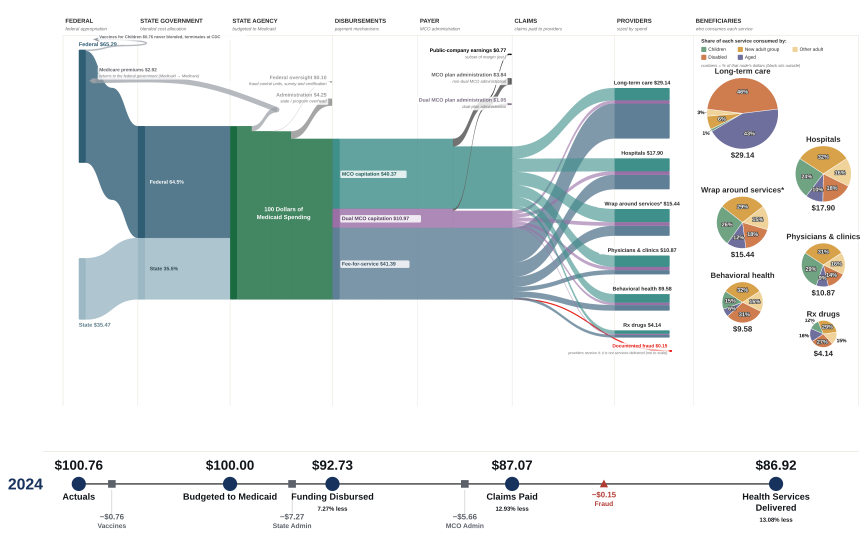
#> input picture reference_renders/national_2024_combined.png, 2600 x 1674 px (shown at 1/3 size)
$ python make_figs.py
#> lines starting #> are read from the running program, lines starting #| are printed output that depends on the picture
### outflows.py
# outflows.py — the outflow ledger.
#
# JW, 2026-08-29: "We really need to store the beginnings and endpoints of the
# outflows in the ledger so that we don't keep getting confused like that."
#
# Every outflow on every artifact is declared here once: where it leaves the
# flow, which edge it leaves from, and where it terminates. Both builders read
# this. Nothing about an outflow's geometry is written twice, so the two
# diagrams cannot drift apart the way Medicare premiums did.

# Column boundaries. These are the spine of the whole layout: checkpoints,
# terminals and right-aligned labels all key off them.
COLS = {
    # D-87, JW 2026-09-25. State government -10% and Disbursements -10%; the 50
    # units recovered go to the LEFT MARGIN, which is what the first anchor's
    # label needed — it was running two units off the edge of the canvas. PAYER
    # onward is deliberately untouched at 1060 / 1300 / 1560 / 1760 / 2180, so
    # the right two-thirds of the panel, and every crop that cuts it, is where
    # it was. Widths are frozen again from here (1.2); they are not derived
    # from anything, and never were.
    "FEDERAL":     (160, 350),
    "STATE_GOVT":  (350, 584),
    "STATE_AGENCY": (584, 844),
    "DISBURSE":    (844, 1060),
    "PAYER":       (1060, 1300),
    "CLAIMS":      (1300, 1560),
    "PROVIDERS":   (1560, 1760),
    "BENEFICIARY": (1760, 2180),
}


def _at(col, off):
    """A peel's trunk x, as an offset from its own column's LEFT edge.

    These were absolute canvas positions. That is fine for exactly as long as
    the spine never moves, and when D-87 moved four column boundaries every one
    of them had to be found and re-typed by hand across four files — which is
    the definition of brittle. An offset moves with its column and cannot be
    left behind.
    """
    return float(COLS[col][0]) + off

# class:   "ordinary" = exists under prior law | "hr1" = P.L. 119-21
# edge:    "top" = peels up (ordinary) | "bottom" = peels down (HR-1)
# ret:     True = returns to an earlier column. The ONLY sanctioned exception to
#          S-055's downstream rule, and only where the money genuinely goes back.
OUTFLOWS = {
    # ---- ordinary leakage, both diagrams --------------------------------
    "Administration": dict(
        cls="ordinary", src="STATE_AGENCY", edge="top", src_x=_at("STATE_AGENCY", 55),
        term_col="STATE_AGENCY", term_y=250, ret=False),
    # D-72. Terminates between Medicare's return at 134 and administration's
    # at 250, so resolve_bite_order deals it the middle slot and none of the
    # three cross. Without a declaration here it had no terminal height to sort
    # on and the solver put it wherever, which crossings.py caught at once.
    "Federal oversight": dict(
        cls="ordinary", src="STATE_AGENCY", edge="top", src_x=_at("STATE_AGENCY", 105),
        term_col="STATE_AGENCY", term_y=206, ret=False),
    "Medicare premiums": dict(
        cls="ordinary", src="STATE_AGENCY", edge="top", src_x=_at("STATE_AGENCY", 155),
        term_col="FEDERAL", term_y=134, ret=True),
    "MCO plan administration": dict(
        cls="ordinary", src="PAYER", edge="top", src_x=None,
        term_col="PAYER", term_y=None, ret=False),
    "Dual MCO plan administration": dict(
        cls="ordinary", src="PAYER", edge="top", src_x=None,
        term_col="PAYER", term_y=None, ret=False),
    "Public-company earnings": dict(
        cls="ordinary", src="PAYER", edge="top", src_x=None,
        term_col="PAYER", term_y=None, ret=False),
    # D-71. Leaves the federal slope before the hundred is struck, and returns
    # in the sense that it never joins: it terminates at CDC. Declared here
    # because the tracker reads every decrement's origin from this table, and a
    # decrement with no declaration cannot be placed on the line.
    "Vaccines for Children": dict(
        cls="ordinary", src="FEDERAL", edge="top", src_x=_at("FEDERAL", 58),
        term_col="FEDERAL", term_y=None, ret=True),

    "Documented fraud": dict(
        cls="ordinary", src="CLAIMS", edge="bottom", src_x=_at("CLAIMS", 6),
        term_col="PROVIDERS", term_y=880, ret=False),

    # ---- HR-1, FY2030 only ----------------------------------------------
    # Provider tax limits sources from the FEDERAL band in the FEDERAL column.
    # The state band does NOT slide up to close the space: the gap between the
    # two bands IS the federal match that will never be drawn, and it stays
    # open through the state government column.
    # D-115, JW 28 September. Two arbitrary numbers were doing real damage.
    #
    # `term_y=560` pinned this tributary halfway up the federal column while
    # the other six drop below the HR-1 rule, so it read as stopping nowhere.
    # The reach is FEDERAL and stays FEDERAL — that is a claim about how far
    # the dollar gets, and it is right. How far DOWN it hangs is not a claim
    # about anything; it is layout, and it should say what the other six say:
    # HR-1 takes this out. Released to the solver.
    #
    # `src_x` at 66 units into the column put the bite at x=226 against the
    # vaccine peel's 218, so their markers landed on top of each other on the
    # number line and `render_v8_0.py` has been reporting them 4 units apart.
    # Where a tributary leaves the federal stream is equally arbitrary. Moved
    # to 140, which is clear of the vaccine peel and still inside the column.
    "Provider tax limits": dict(
        cls="hr1", src="FEDERAL", edge="fed_bottom", src_x=_at("FEDERAL", 140),
        term_col="FEDERAL", term_y=None, ret=False, label_side="end"),
    # THE FIVE STATE-AGENCY LEVERS, IN SOURCE ORDER (JW, 2026-09-11).
    # Source order equals terminal order, which is what fan_rows needs to pack
    # them without crossings once the terminals spread across four columns
    # (S-085). "Everything else" declares no reach, terminates shortest, and
    # therefore peels FIRST and takes the row nearest the HR-1 rule, where it
    # costs the least height.
    #
    # `label` is what the artifact prints. It exists because "Other" is already
    # the internal key of the wrap-around-services provider node, and two
    # different things under one string is how a detector goes blind (S-079,
    # S-076). One name, declared once, in one place.
    "Work reporting": dict(
        cls="hr1", src="STATE_AGENCY", edge="bottom", src_x=_at("STATE_AGENCY", 104),
        term_col="DISBURSE", term_y=None, ret=False,
        reach="DISBURSE"),
    "Six-month renewals": dict(
        cls="hr1", src="STATE_AGENCY", edge="bottom", src_x=_at("STATE_AGENCY", 138),
        term_col="PAYER", term_y=None, ret=False,
        reach="PAYER"),
    "Blocked Medicaid enrollment rule": dict(
        cls="hr1", src="STATE_AGENCY", edge="bottom", src_x=_at("STATE_AGENCY", 172),
        term_col="CLAIMS", term_y=None, ret=False,
        reach="CLAIMS", label="Medicaid enrollment rule suspended"),
    "Everything else": dict(
        cls="hr1", src="STATE_AGENCY", edge="bottom", src_x=_at("STATE_AGENCY", 206),
        term_col="STATE_AGENCY", term_y=None, ret=False, label="Other"),
    "Blocked senior enrollment rule": dict(
        cls="hr1", src="STATE_AGENCY", edge="bottom", src_x=_at("STATE_AGENCY", 240),
        # Pinned below the fan. It is the longest run on the panel — state
        # agency to the beneficiary column — and a tributary that crosses the
        # whole diagram has to pass UNDER everything that stops short of it or
        # it cuts them. The solver places by bite order and cannot know that;
        # directed payment caps bites higher and lands at 932, so an unpinned
        # row put this one 11 units under it and the two curves met at x=1475.
        # Declared as an offset BELOW THE FAN'S FIRST ROW, not as an absolute
        # canvas y. It was `term_y=1012.0`, which is only the right height on a
        # panel whose flow floor happens to put the HR-1 rule at 913.6. The
        # pin is a statement about this tributary's position relative to the
        # fan — far enough under directed payment caps that the two curves
        # clear — and that statement has to survive the rule moving. It did not
        # travel to the engine at all, whose rule sits elsewhere.
        term_col="BENEFICIARY", term_dy=80.4, ret=False, label_side="end",
        reach="BENEFICIARY", label="Medicare Savings rule suspended",
        # JW, 2026-09-25. This dollar would have paid a Medicare premium for a
        # dual eligible; when it is taken, the beneficiary pays it. It used to
        # terminate at the state agency, which is where it LEAVES, and the panel
        # then had no way to say where it LANDS. It runs to the beneficiary
        # column now, as an ordinary tributary, because that is the story the
        # money tells. EN-19 carried this as an open design question.
        #
        # The lifted label is no longer needed: it and "Other" stopped at the
        # same edge and their blocks stacked, and they no longer do.
        ),
    "Directed payment caps": dict(
        cls="hr1", src="CLAIMS", edge="bottom", src_x=_at("CLAIMS", 2),
        term_col="PROVIDERS", term_y=None, ret=False,
        # Its block sat twelve units under Blocked Medicaid's and immediately to
        # the right of it, so the two read as one label and the caps looked like
        # a clause of the enrollment rule (JW, 2026-09-11).
        label_dy=-30),
}

# Which column each subtraction is charged to on the bottom tracker. The amount
# is right-aligned to that column's right edge, so a reader can drop a vertical
# line from any subtraction on the flow to its figure on the tracker.
TRACKER_COL = {
    "Administration": "STATE_AGENCY",
    "Medicare premiums": "STATE_AGENCY",
    "Federal oversight": "STATE_AGENCY",
    "Vaccines for Children": "FEDERAL",
    "MCO plan administration": "PAYER",
    "Dual MCO plan administration": "PAYER",
    "Public-company earnings": "PAYER",
    "Documented fraud": "CLAIMS",
    "Provider tax limits": "FEDERAL",
    "Blocked senior enrollment rule": "STATE_AGENCY",
    "Work reporting": "STATE_AGENCY",
    "Six-month renewals": "STATE_AGENCY",
    "Blocked Medicaid enrollment rule": "STATE_AGENCY",
    "Everything else": "STATE_AGENCY",
    "Directed payment caps": "CLAIMS",
}

# ---------------------------------------------------------------------------
# DC ALIAS. The District edition renames the residual lane (JW, 2026-10-29):
# nationally "Everything else" is a remainder defined by what CBO scored, and
# the DC lane carries three named District provisions instead. The rename is
# editorial. Where the lane LEAVES and how far it REACHES are claims about the
# flow and are unchanged, so the DC name is registered here as an alias onto
# the same geometry rather than given its own declaration.
#
# If the DC lane is ever found to leave somewhere else, that is a finding
# about the District and it earns a real entry here — not an edit to this one.
# ALIASES is public and the national agreement check reads it: a name in here
# is a rename of a lane that already has a declaration, so it is NOT a
# tributary the national ledger has forgotten to carry.
ALIASES = {"DC provisions not separately scored": "Everything else"}
for _dc, _nat in ALIASES.items():
    OUTFLOWS[_dc] = dict(OUTFLOWS[_nat])
    TRACKER_COL[_dc] = TRACKER_COL[_nat]

# Tracker checkpoints. Shared furniture, identical on every artifact (S-060).
# $100 sits under the FEDERAL column, before federal and state combine.
# Health services delivered sits on the providers / beneficiaries boundary.
TRACKER_CPS_X = [205, 820, 1300, 1760]


def col_right(name, inset=8):
    """Right edge of a column, for right-aligned tracker figures."""
    return COLS[name][1] - inset


# ==========================================================================
# Fan layout: no avoidable crossings.
#
# JW, 2026-09-03: "when the diagram is drawn the software should make its best
# effort not to cross the tributaries, unless it's mathematically unfeasible to
# avoid it."
#
# WHY THIS IS ALWAYS SOLVABLE FOR A FAN, and why the claims fan is different.
# Tributaries in a fan leave a common edge, so their vertical order at the source
# is fixed by their bite x and is a TOTAL order. Only one end is pinned. Two
# ribbons cross exactly when their x-spans overlap and their vertical order flips
# between source and terminal, so preserving the source order everywhere removes
# every crossing. The constraints therefore can never contradict each other and a
# fan has no unavoidable crossings.
#
# The main lanes in the CLAIMS column are pinned at BOTH ends: each payer lane
# has a fixed origin and each provider node a fixed position, and the two
# orderings genuinely disagree. No reordering fixes that, and it should not be
# "fixed" — the tangle is the finding. This module does not touch those. It
# governs declared outflows only.
# ==========================================================================

FAN_TOP = 800.0        # first terminal row, below the HR-1 rule at y=788
FAN_MIN_GAP = 40.0     # floor between consecutive rows
FAN_LABEL_H = 45.0     # name + sub + amount
# Floor on row spacing when the stack must compress. It can go this tight without
# looking cramped because the gap only ever applies between two ribbons whose
# LABELS do not overlap in x; where labels do overlap, the 45px label block sets
# the spacing instead. The widest gap that clears the tracker always wins.
FAN_TIGHT_GAP = 8.0
# The hairline that closes the flow area. Declared here, with the rest of the
# layout spine, and re-exported by tracker.py — it was a tracker constant with
# its value copied into a comment beside FAN_FLOOR, which is a hand-carried
# figure and went stale the moment the flow area grew (S-073).
#
# The flow area gained 40 units on 2026-09-25 (D-88): the Medicare Savings
# tributary now runs the width of the page and the rows it passes over have to
# clear it. H, unlike W and the scale, was never frozen (1.2, 1.3).
RULE_Y = 1146.0
FAN_FLOOR = RULE_Y - 6.0    # labels must clear the rule


FAN_LABEL_H_TIGHT = 30.0   # name and amount share a line; sub below


# [44 lines left out: functions _text_w, _block_h, _label_w, _label_span, not called in this run]


def _overlap(a0, a1, b0, b1):
    return not (a1 <= b0 or b1 <= a0)


# [184 lines left out: functions fan_tiers, _clear_obstacles, _place, fan_rows, fan_crossings, not called in this run]


# Step names on the trunk map to their declared outflow.
STEP_OUTFLOW = {"admin": "Administration", "medicare": "Medicare premiums",
                "oversight": "Federal oversight"}


# [67 lines left out: functions resolve_bite_order, label_of, not called in this run]


# ---------------------------------------------------------------------------
# DECREMENT MARKER PLACEMENT (JW, 2026-09-04)
#
# The number line is a summary of the Sankey and must line up with it vertically.
# A decrement marker therefore sits midway between where its money LEAVES the
# flow and the end of the segment it is CHARGED to, both read from the geometry
# already declared above, so the marker cannot drift away from the ribbon it
# summarises.
#
# A bundled decrement takes the earliest origin of its members and the furthest
# forward termination. A leg that returns upstream is excluded from the
# termination: Medicare premiums goes back to the federal column, and its
# midpoint would sit behind its own origin.
DECREMENT_MEMBERS = {
    "Vaccines":          ("Vaccines for Children",),
    "Provider Tax":      ("Provider tax limits",),
    "State Admin":       ("Administration", "Federal oversight",
                          "Medicare premiums"),
    # The Medicare Savings moratorium came OUT of this bundle on 2026-09-25
    # (D-89). The other four are dollars that would have bought care; this one
    # would have paid a Medicare premium and lands on the dual eligible. Once
    # the panel drew that difference, a marker that summed the five was telling
    # the reader they were the same kind of loss.
    "Eligibility Rules": ("Work reporting", "Six-month renewals",
                          "Blocked Medicaid enrollment rule", "Everything else"),
    "Medicare Savings":  ("Blocked senior enrollment rule",),
    "MCO Admin":         ("MCO plan administration", "Dual MCO plan administration",
                          "Public-company earnings"),
    "Payment Caps":      ("Directed payment caps",),
    "Fraud":             ("Documented fraud",),
}


# [47 lines left out: functions _origin_x, _canvas_term_x, _terminus_x, decrement_span, not called in this run]


# A declared marker position, for a decrement whose geometric midpoint does not
# say what the decrement means. JW, 2026-09-25: the Medicare Savings loss is
# charged at the state agency, so the derived midpoint puts it at x=834 with
# the other state-agency levers — which is where the dollar LEAVES. It lands on
# beneficiaries, and the tributary above it now runs there. The marker sits on
# the providers / beneficiaries divider to say so.
#
# This is an exception to 4.9 and is meant to stay one: geometry still drives
# every other marker on the line, and an override here does NOT move the
# arithmetic, which is attributed by origin and stays in the disbursement
# segment where the money actually left.
DECREMENT_X = {
    "Medicare Savings": float(COLS["PROVIDERS"][1]),
}


# [8 lines left out: function decrement_x, not called in this run]


# Where money first appears on the canvas: the left edge of the source bars.
# Declared here, with the rest of the layout spine, because the tracker line's
# first anchor is aligned to it. A second copy of the number in sankey.py would
# let the bar and the anchor drift apart, which is the whole reason this file
# exists (S-105).
SOURCE_X = COLS["FEDERAL"][0] + 40.0

# The four anchors. Identical on every diagram, past, present and future: they are
# what lets a reader lay two panels side by side (S-060). Each sits on the LEFT
# EDGE of the column whose state it reports, which is where that money arrives.
TRACKER_ANCHORS = [
    ("FEDERAL",     ["$100 Medicaid", "Dollars"]),
    # D-74. Once more enters than is budgeted (D-70), the hundred is no longer
    # the first anchor and has to be marked where it is actually struck. On the
    # as-is panel this reads exactly $100.00. On the to-be it does not, because
    # HR-1 takes the provider tax before the money is budgeted, and that gap is
    # the point rather than something to correct.
    ("STATE_AGENCY", ["Budgeted to Medicaid"]),
    ("DISBURSE",    ["Funding Disbursed"]),
    ("CLAIMS",      ["Claims Paid"]),
    ("BENEFICIARY", ["Health Services", "Delivered"]),
]


# [25 lines left out: function anchor_x, not called in this run]

### make_figs.py
from PIL import Image
import os, json

CROPS = {}   # figure file -> (x0, y0, x1, y1) in panel viewBox units, plus source panel

SRC = "reference_renders/national_2024_combined.png"
OUT = "paper_figs"
os.makedirs(OUT, exist_ok=True)

im = Image.open(SRC).convert("RGB")
W, H = im.size
S = W / 2200.0          # viewBox units -> png px
#| fig1_panel_2024.png (2600, 1674)


def crop(name, x0, y0, x1, y1):
#> called with name = 'fig2_sources.png', x0 = 87, y0 = 80, x1 = 916, y1 = 780
    CROPS[name] = dict(panel="2024", box=[x0, y0, x1, y1])
    box = (int(x0 * S), int(y0 * S), int(x1 * S), int(y1 * S))
    box = (max(0, box[0]), max(0, box[1]), min(W, box[2]), min(H, box[3]))
    c = im.crop(box)
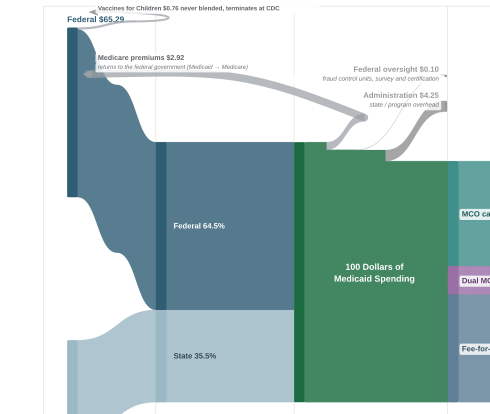
#> c: PIL image 980x827 RGB (shown at 1/2 size); mean R, G, B 169.5, 193.6, 192
    c.save(os.path.join(OUT, name))
    print(name, c.size)
#| fig2_sources.png (980, 827)


# Fig 1 — the whole panel
CROPS["fig1_panel_2024.png"] = dict(panel="2024", box=[0, 0, 2200, 1416])
im.save(os.path.join(OUT, "fig1_panel_2024.png"))
print("fig1_panel_2024.png", im.size)

# Fig 2 — sources through the state agency: the two source bands, administration
#         and the Medicare premiums return flow.
crop("fig2_sources.png", 87, 80, 916, 780)

# Fig 3 — the payer column: three lanes in, margin peeling up and out.
# JW, page 5: crop out the state agency lane. It started at 664, inside
# STATE_AGENCY (584-844), so the figure opened on the green block the caption
# never mentions and the reader met the wrong subject first. It now starts at
# the disbursement boundary, read from outflows.COLS rather than typed, so a
# column width moving does not silently put the lane back.
import outflows as _OF
crop("fig3_payer.png", _OF.COLS["DISBURSE"][0], 90, 1400, 780)
#> call 2 of crop, with name = 'fig3_payer.png', x0 = 844, y0 = 90, x1 = 1400, y1 = 780
#> in crop (call 2), `c = im.crop(box)`:
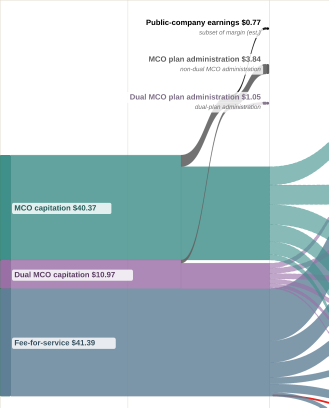
#> c: PIL image 657x815 RGB (shown at 1/2 size); mean R, G, B 177.9, 197.5, 203.9
#| fig3_payer.png (657, 815)

# Fig 4 — provider bars.
crop("fig4_providers.png", 1250, 120, 1772, 900)
#> call 3 of crop, with name = 'fig4_providers.png', x0 = 1250, y0 = 120, x1 = 1772, y1 = 900
#> in crop (call 3), `c = im.crop(box)`:
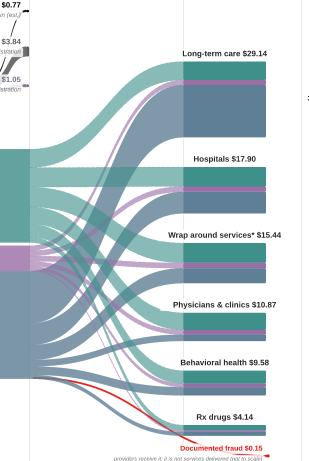
#> c: PIL image 617x922 RGB (shown at 1/2 size); mean R, G, B 197, 210.8, 215.8
#| fig4_providers.png (617, 922)

# Fig 5 — the number line, full width.
crop("fig5_numberline.png", 0, 1090, 2190, 1440)
#> call 4 of crop, with name = 'fig5_numberline.png', x0 = 0, y0 = 1090, x1 = 2190, y1 = 1440
#> in crop (call 4), `c = im.crop(box)`:
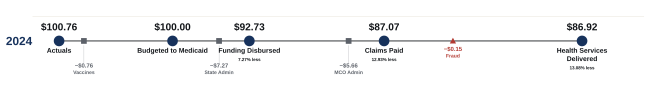
#> c: PIL image 2588x386 RGB (shown at 1/4 size); mean R, G, B 246.1, 246.3, 246.8
#| fig5_numberline.png (2588, 386)

# ---- FY2030 -------------------------------------------------------------
SRC30 = "reference_renders/national_2030_mixed_combined.png"
im30 = Image.open(SRC30).convert("RGB")
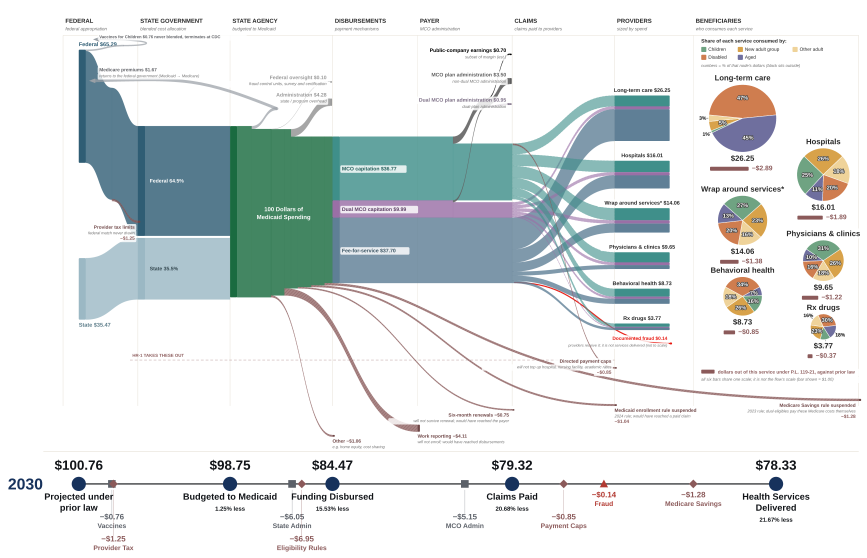
#> input picture reference_renders/national_2030_mixed_combined.png, 2600 x 1674 px (shown at 1/3 size)
W3, H3 = im30.size
#> (the rest of the program and of its run is left out)
